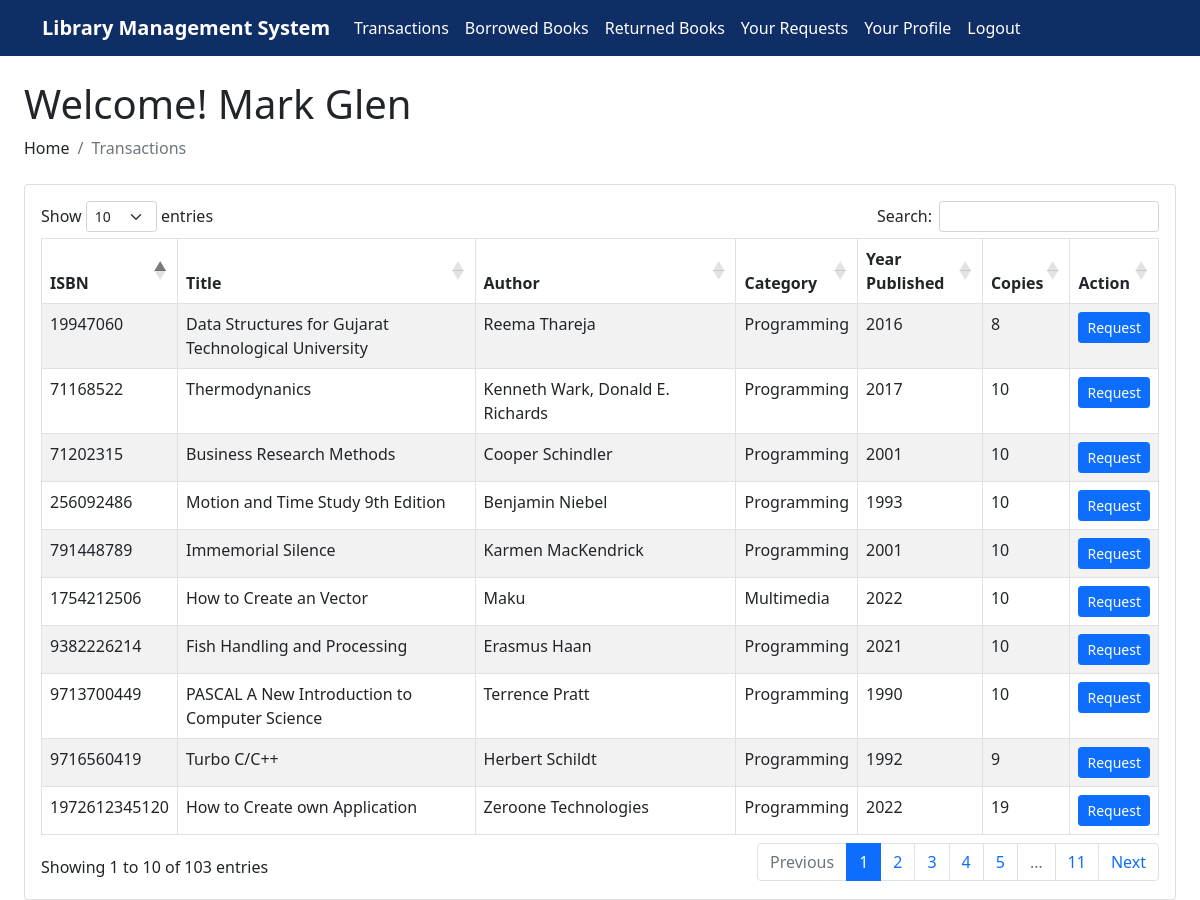
/index.php (signed in), run on the app's committed database.
### tables this page shows
CREATE TABLE `settings` (
  `id` int(11) NOT NULL,
  `wbsiteTitle` varchar(160) NOT NULL,
  `wbsiteDesc` varchar(1000) NOT NULL,
  `wbsiteHeadColor` varchar(160) NOT NULL,
  `wbsiteFavIcon` varchar(160) NOT NULL
);

CREATE TABLE `users` (
  `id` int(11) NOT NULL,
  `studentID` varchar(191) NOT NULL,
  `firstName` varchar(191) NOT NULL,
  `lastName` varchar(191) NOT NULL,
  `coursesec` varchar(191) NOT NULL,
  `birthday` varchar(191) NOT NULL,
  `emailAddress` varchar(191) NOT NULL,
  `password` varchar(191) NOT NULL
);

CREATE TABLE `books` (
  `id` int(11) NOT NULL,
  `bookIsbn` varchar(191) NOT NULL,
  `bookTitle` varchar(191) NOT NULL,
  `bookAuthor` varchar(191) NOT NULL,
  `bookCategory` int(11) NOT NULL,
  `bookYrPub` int(11) NOT NULL,
  `bookCopies` int(11) NOT NULL
);

CREATE TABLE `categories` (
  `id` int(11) NOT NULL,
  `bookCategory` varchar(191) NOT NULL
);

### admin/settings-query.php (called while the page is built)
<?php
	$query = "SELECT * FROM settings WHERE id = '1' ";
    $query_run = mysqli_query($con, $query);
    $settingsData = mysqli_fetch_assoc($query_run);
?>

### verify-user.php (called while the page is built)
<?php
if(!empty($_SESSION["id"])){
  $user_id = $_SESSION["id"];
  $result = mysqli_query($con, "SELECT * FROM users WHERE id = $user_id");
  $row = mysqli_fetch_assoc($result);
}
else{
  header("Location: login.php");
}
?>

### index.php (the view, shortened to what this page needs)
<?php
    require "dbcon.php";
    include('includes/header.php');
    include('verify-user.php');
?>
<div class="container-fluid px-4">
	<h1 class="mt-4">Welcome! <?php echo $row['firstName']; ?></h1>
	<ol class="breadcrumb mb-4">
    	<li class="breadcrumb-item">Home</li>
        <li class="breadcrumb-item active">Transactions</li>
	</ol>
  <div class="row">
    <div class="col-md-12">
        <div class="card">
            <div class="card-body table-responsive">
                <table id="bookTable" class="table table-bordered table-striped">
                    <thead>
                        <tr>
                            <th>ISBN</th>
                            <th>Title</th>
                            <th>Author</th>
                            <th>Category</th>
                            <th>Year Published</th>
                            <th>Copies</th>
                            <th>Action</th>
                        </tr>
                    </thead>
                    <tbody>
                        <?php
                            $query = "SELECT books.id, bookIsbn, bookTitle, bookAuthor, categories.bookCategory, bookYrPub, bookCopies FROM `books` INNER JOIN categories ON categories.id = books.bookCategory ORDER BY bookTitle";
                            $query_run = mysqli_query($con, $query);
                            if(mysqli_num_rows($query_run) > 0) {
                                foreach($query_run as $books) {
                        ?>
                        <tr>
                            <td><?= $books['bookIsbn']; ?></td>
                            <td><?= $books['bookTitle']; ?></td>
                            <td><?= $books['bookAuthor']; ?></td>
                            <td><?= $books['bookCategory']; ?></td>
                            <td><?= $books['bookYrPub']; ?></td>
                            <td><?= $books['bookCopies']; ?></td>
                            <td>
                                <a href="members-code.php?id=<?= $books['id']; ?>" class="btn btn-primary btn-sm">Request</a>
                            </td>
                        </tr>
                        <?php
                                }
                            } else {
                            }
                        ?>
                    </tbody>
                </table>
            </div>
        </div>
    </div>
</div>
</div>

### includes/navbar-top.php (shortened to what this page needs)
<nav class="navbar navbar-expand-lg navbar-dark" style="background-color: <?php echo $settingsData['wbsiteHeadColor'];?>;">
  <div class="container">
    <b><a class="navbar-brand" href="index.php"><?php echo $settingsData['wbsiteTitle'];?></a></b>
    <div class="collapse navbar-collapse" id="navbarsExample07">
      <ul class="navbar-nav me-auto mb-2 mb-lg-0">
        <li class="nav-item">
          <a class="nav-link active" aria-current="page" href="index.php">Transactions</a>
        </li>
        <li class="nav-item">
          <a class="nav-link active" aria-current="page" href="borrowed-books.php">Borrowed Books</a>
        </li>
        <li class="nav-item">
          <a class="nav-link active" aria-current="page" href="returned-books.php">Returned Books</a>
        </li>
        <li class="nav-item">
          <a class="nav-link active" aria-current="page" href="pending-requests.php">Your Requests</a>
        </li>
        <li class="nav-item">
          <a class="nav-link active" aria-current="page" href="your-profile.php">Your Profile</a>
        </li>
        <li class="nav-item">
          <a class="nav-link active" aria-current="page" href="logout.php">Logout</a>
        </li>
      </ul>
    </div>
  </div>
</nav>

### data on the page
settings: wbsiteTitle "Library Management System"
users: firstName "Mark Glen"
books: bookIsbn "71202315", bookTitle "Business Research Methods", bookAuthor "Cooper Schindler", bookCategory.bookCategory "Programming", bookYrPub "2001", bookCopies "10"
books: bookIsbn "19947060", bookTitle "Data Structures for Gujarat Technological University", bookAuthor "Reema Thareja", bookCategory.bookCategory "Programming", bookYrPub "2016", bookCopies "8"
books: bookIsbn "9382226214", bookTitle "Fish Handling and Processing", bookAuthor "Erasmus Haan", bookCategory.bookCategory "Programming", bookYrPub "2021", bookCopies "10"
books: bookIsbn "1754212506", bookTitle "How to Create an Vector", bookAuthor "Maku", bookCategory.bookCategory "Multimedia", bookYrPub "2022", bookCopies "10"
books: bookIsbn "1972612345120", bookTitle "How to Create own Application", bookAuthor "Zeroone Technologies", bookCategory.bookCategory "Programming", bookYrPub "2022", bookCopies "19"
books: bookIsbn "791448789", bookTitle "Immemorial Silence", bookAuthor "Karmen MacKendrick", bookCategory.bookCategory "Programming", bookYrPub "2001", bookCopies "10"
books: bookIsbn "256092486", bookTitle "Motion and Time Study 9th Edition", bookAuthor "Benjamin Niebel", bookCategory.bookCategory "Programming", bookYrPub "1993", bookCopies "10"
books: bookIsbn "9713700449", bookTitle "PASCAL A New Introduction to Computer Science", bookAuthor "Terrence Pratt", bookCategory.bookCategory "Programming", bookYrPub "1990", bookCopies "10"
books: bookIsbn "71168522", bookTitle "Thermodynanics", bookAuthor "Kenneth Wark, Donald E. Richards", bookCategory.bookCategory "Programming", bookYrPub "2017", bookCopies "10"
books: bookIsbn "9716560419", bookTitle "Turbo C/C++", bookAuthor "Herbert Schildt", bookCategory.bookCategory "Programming", bookYrPub "1992", bookCopies "9"
